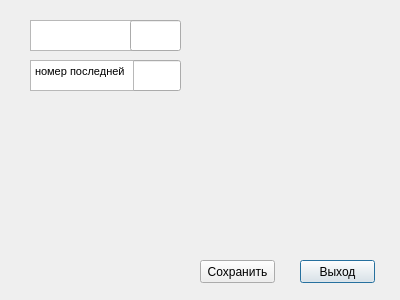
<?xml version="1.0" encoding="UTF-8"?>
<ui version="4.0">
 <class>ConfigWindows</class>
 <widget class="QDialog" name="ConfigWindows">
  <property name="geometry">
   <rect>
    <x>0</x>
    <y>0</y>
    <width>400</width>
    <height>300</height>
   </rect>
  </property>
  <property name="windowTitle">
   <string>Dialog</string>
  </property>
  <widget class="QTextEdit" name="textEdit">
   <property name="geometry">
    <rect>
     <x>30</x>
     <y>20</y>
     <width>104</width>
     <height>31</height>
    </rect>
   </property>
  </widget>
  <widget class="QLineEdit" name="NumberFirstMk">
   <property name="geometry">
    <rect>
     <x>130</x>
     <y>20</y>
     <width>51</width>
     <height>31</height>
    </rect>
   </property>
  </widget>
  <widget class="QLineEdit" name="NumberLastMk">
   <property name="geometry">
    <rect>
     <x>130</x>
     <y>60</y>
     <width>51</width>
     <height>31</height>
    </rect>
   </property>
  </widget>
  <widget class="QTextEdit" name="textEdit_2">
   <property name="geometry">
    <rect>
     <x>30</x>
     <y>60</y>
     <width>104</width>
     <height>31</height>
    </rect>
   </property>
   <property name="html">
    <string>&lt;!DOCTYPE HTML PUBLIC &quot;-//W3C//DTD HTML 4.0//EN&quot; &quot;http://www.w3.org/TR/REC-html40/strict.dtd&quot;&gt;
&lt;html&gt;&lt;head&gt;&lt;meta name=&quot;qrichtext&quot; content=&quot;1&quot; /&gt;&lt;style type=&quot;text/css&quot;&gt;
p, li { white-space: pre-wrap; }
&lt;/style&gt;&lt;/head&gt;&lt;body style=&quot; font-family:'MS Shell Dlg 2'; font-size:8.25pt; font-weight:400; font-style:normal;&quot;&gt;
&lt;p style=&quot; margin-top:0px; margin-bottom:0px; margin-left:0px; margin-right:0px; -qt-block-indent:0; text-indent:0px;&quot;&gt;номер последней&lt;/p&gt;&lt;/body&gt;&lt;/html&gt;</string>
   </property>
  </widget>
  <widget class="QPushButton" name="ExitConfig">
   <property name="geometry">
    <rect>
     <x>300</x>
     <y>260</y>
     <width>75</width>
     <height>23</height>
    </rect>
   </property>
   <property name="text">
    <string>Выход</string>
   </property>
  </widget>
  <widget class="QPushButton" name="SaveConfig">
   <property name="geometry">
    <rect>
     <x>200</x>
     <y>260</y>
     <width>75</width>
     <height>23</height>
    </rect>
   </property>
   <property name="text">
    <string>Сохранить</string>
   </property>
  </widget>
 </widget>
 <resources/>
 <connections/>
</ui>
